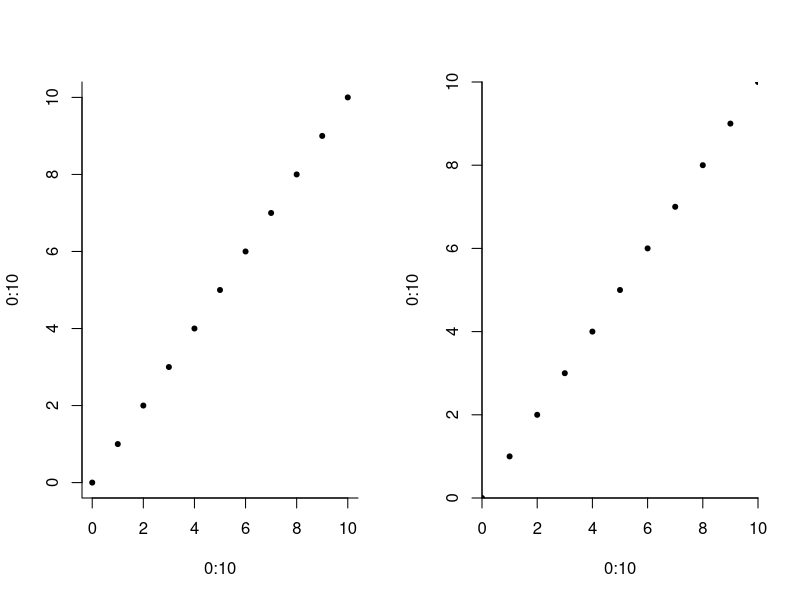
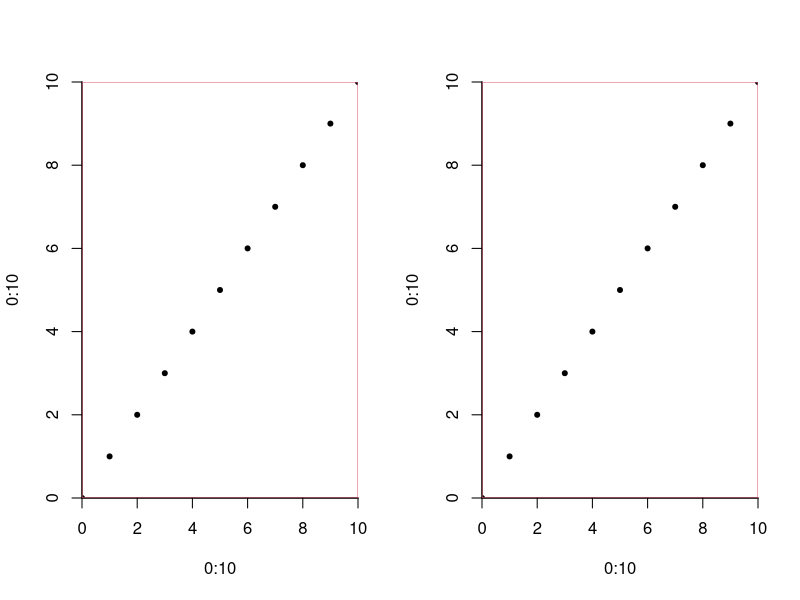

Here is the R script that generated these plots, in order:
## ---- chunk 1
vecA <- c("a", "d", "2", "4", "e", ";")
vecB <- letters # vector of lower case letters the Roman alphabet
vecA%in%vecB
## ---- chunk 2
intersect(vecA, vecB)
## ---- chunk 3
paste("myfile", 1:7)
## ---- chunk 4
paste("myfile", 1:3, sep="")
## ---- chunk 5
paste0("myfile", 1:3)
## ---- chunk 6
sprintf("%d", 1)
sprintf("%f", pi)
sprintf("%s", "A")
## ---- chunk 7
sprintf("An integer: %d, a double: %f, a string: %s", 1, pi, "A")
## ---- chunk 8
sprintf("%10f", pi)
## ---- chunk 9
sprintf("%010f", pi)
## ---- chunk 10
sprintf("%.50f", pi)
## ---- chunk 11
paste0("myfile", sprintf("%03d", c(1,10,100)))
## ---- chunk 12
par(mfrow=c(1,2), bty="l")
plot(0:10, 0:10, pch=20)     
par(xaxs="i", yaxs="i")   
plot(0:10, 0:10, pch=20)   
## ---- chunk 13
par(mfrow=c(1,2), bty="l")
plot(0:10, 0:10, pch=20)  
abline(v=c(0,10), h=c(0,10), col=2)   
par(xaxs="i", yaxs="i")   
plot(0:10, 0:10, pch=20)   
abline(v=c(0,10), h=c(0,10), col=2)
